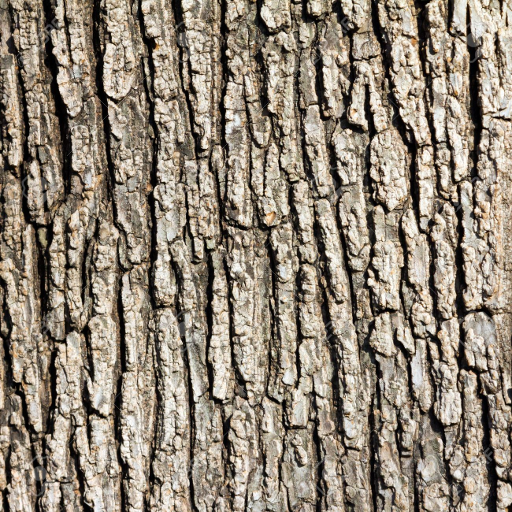
//> input picture tarea_1_src_alumnos/src_alumnos/src_conv/corteza.png, 512 x 512 px
$ ./main_conv   (built with g++ and OpenCV 4)
//> lines starting //> are read from the running program, lines starting //| are printed output that depends on the picture
#define _DEBUG

// Instruciones:
// Dependiendo de la versi髇 de opencv, deben usar los primeros dos includes (cv.h, highgui.h) o bien los dos includes siguientes (imgproc.hpp, highgui.hpp)

//#include <cv.h>
//#include <highgui.h>

#include <opencv2/imgproc/imgproc.hpp>
#include <opencv2/highgui/highgui.hpp>

#include <iostream>

using namespace std;
using namespace cv;

void convolucion(Mat input, Mat mask, Mat output)
{
	// POR HACER: Programar la convolucion aca
	for (int r=0; r<input.rows; r++)
	{
		for (int c=0 ; c<input.cols; c++)
		{
			output.at<float>(r,c) = 255 - input.at<float>(r,c);
		}
	}
}

// No es necesario modificar esta funcion
Mat fft(Mat I)
{
	Mat padded;

	int m = getOptimalDFTSize( I.rows );
    int n = getOptimalDFTSize( I.cols ); // on the border add zero values
    copyMakeBorder(I, padded, 0, m - I.rows, 0, n - I.cols, BORDER_CONSTANT, Scalar::all(0));

	Mat planes[] = {Mat_<float>(padded), Mat::zeros(padded.size(), CV_32F)};
	Mat complexI;

	merge(planes, 2, complexI);

	dft(complexI, complexI);
	split(complexI, planes);
	magnitude(planes[0], planes[1], planes[0]);
	Mat magI = planes[0];
	magI += Scalar::all(1);
	log(magI, magI);

	// crop the spectrum, if it has an odd number of rows or columns
	magI = magI(Rect(0, 0, magI.cols & -2, magI.rows & -2));

	// rearrange the quadrants of Fourier image  so that the origin is at the image center
	int cx = magI.cols/2;
	int cy = magI.rows/2;

	Mat q0(magI, Rect(0, 0, cx, cy));   // Top-Left - Create a ROI per quadrant
	Mat q1(magI, Rect(cx, 0, cx, cy));  // Top-Right
	Mat q2(magI, Rect(0, cy, cx, cy));  // Bottom-Left
	Mat q3(magI, Rect(cx, cy, cx, cy)); // Bottom-Right

	Mat tmp;                           // swap quadrants (Top-Left with Bottom-Right)
	q0.copyTo(tmp);
	q3.copyTo(q0);
	tmp.copyTo(q3);

	q1.copyTo(tmp);                    // swap quadrant (Top-Right with Bottom-Left)
	q2.copyTo(q1);
	tmp.copyTo(q2);

	normalize(magI, magI, 0, 1, CV_MINMAX);

	Mat res;
	magI = magI*255;
	magI.convertTo(res, CV_8UC1);
	return res;
}

int main(void)
{
	Mat originalRGB = imread("corteza.png"); //Leer imagen
//> originalRGB is the input picture: 512 rows x 512 cols, CV_8UC3; mean B, G, R 118.5, 133.4, 144.8

	if(originalRGB.empty()) // No encontro la imagen
	{
		cout << "Imagen no encontrada" << endl;
		return 1;
	}

	Mat original;
	cvtColor(originalRGB, original, CV_BGR2GRAY);

	Mat input;
	original.convertTo(input, CV_32FC1);

	// Ejemplo: filtro recto 5x5
	Mat mask = Mat(5, 5, CV_32FC1);

	for (int i=0; i<5; i++)
		for (int j=0; j<5; j++)
			mask.at<float>(i,j) = 1.0/25;

	Mat output = input.clone();

	convolucion(input, mask, output);
//> after the loop in convolucion, `for (int r=0; r<input.rows; r++)`:
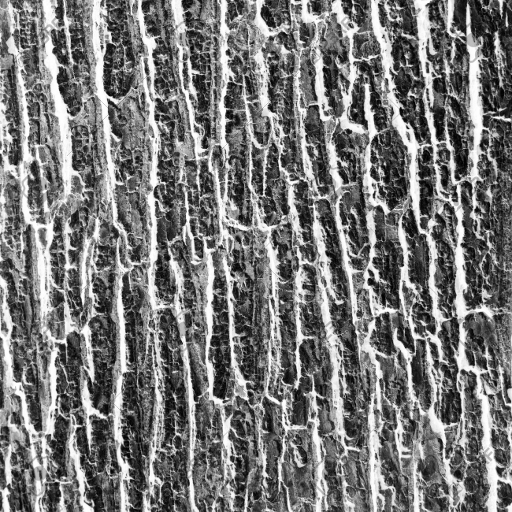
//> output: 512 rows x 512 cols, CV_32FC1; min 0, max 255, mean 119.9

	Mat esp_in;
	esp_in = fft(input);
//> in fft, `Mat planes[] = {Mat_<float>(padded), Mat::zeros(padded.size(), CV_32F)};`: planes[1]: 512 rows x 512 cols, CV_32FC1; every value is 0
//> in fft, `split(complexI, planes);`:
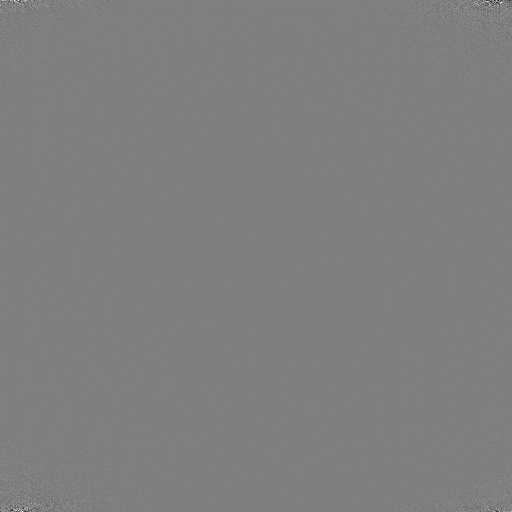
//> planes[1]: 512 rows x 512 cols, CV_32FC1; min -1426212.9, max 1426212.9, mean 0; drawn with min black and max white
//> in fft, `Mat q0(magI, Rect(0, 0, cx, cy));`:
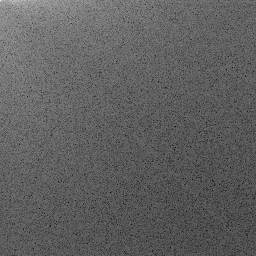
//> q0: 256 rows x 256 cols, CV_32FC1; min 4.05, max 17.38, mean 9.07; drawn with min black and max white
//> in fft, `Mat q1(magI, Rect(cx, 0, cx, cy));`:
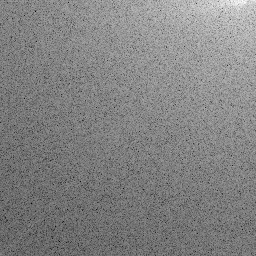
//> q1: 256 rows x 256 cols, CV_32FC1; min 3.99, max 14.26, mean 9.25; drawn with min black and max white
//> in fft, `Mat q2(magI, Rect(0, cy, cx, cy));`:
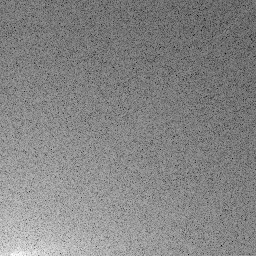
//> q2: 256 rows x 256 cols, CV_32FC1; min 3.99, max 14.06, mean 9.25; drawn with min black and max white
//> in fft, `Mat q3(magI, Rect(cx, cy, cx, cy));`:
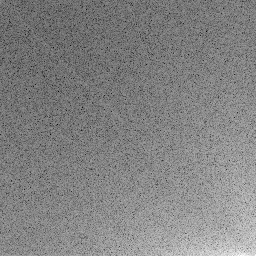
//> q3: 256 rows x 256 cols, CV_32FC1; min 4.05, max 13.8, mean 9.05; drawn with min black and max white
//> in fft, `tmp.copyTo(q2);`:
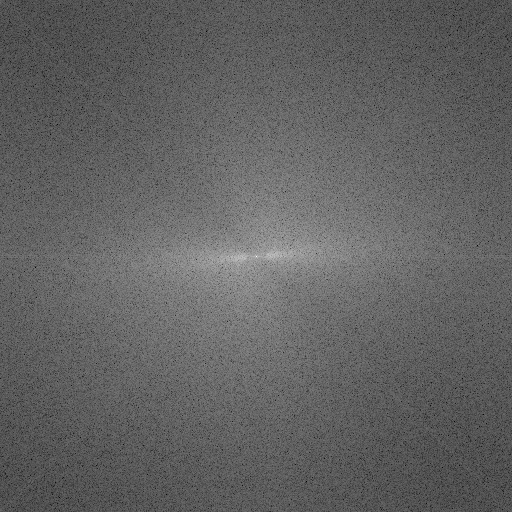
//> magI: 512 rows x 512 cols, CV_32FC1; min 3.99, max 17.38, mean 9.15; drawn with min black and max white
	imshow("spectrum_in", esp_in);
	imwrite("spectrum_in.jpg", esp_in); // Grabar imagen

	Mat esp_out;
	esp_out = fft(output);
	imshow("spectrum_out", esp_out);
	imwrite("spectrum_out.jpg", esp_out); // Grabar imagen

	output = abs(output);

	Mat last;
	output.convertTo(last, CV_8UC1);

	imshow("filtered", last);   // Mostrar imagen
	imwrite("filtered.jpg", last); // Grabar imagen
	cvWaitKey(0); // Pausa, permite procesamiento interno de OpenCV

	return 0; // Sale del programa normalmente
}
